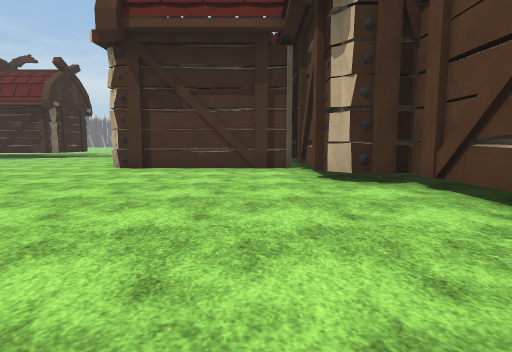
[1] (above)

24 first-person views from a walk through a Unity game level. The camera is 1.2 m above the floor, tilts 6° down and sees 80° across. Doors are open. The floor is counted in squares, 2 m on a side. Each view is taken from the middle of a square. On the plan, view 1 faces up. The plan holds only what a view shows up to about 9 squares ahead; the rest is blank. The place goes on beyond the plan. The terrain is drawn as flat ground. The player is left out. Surface patterns are stand-ins for the level's own textures.

[2]
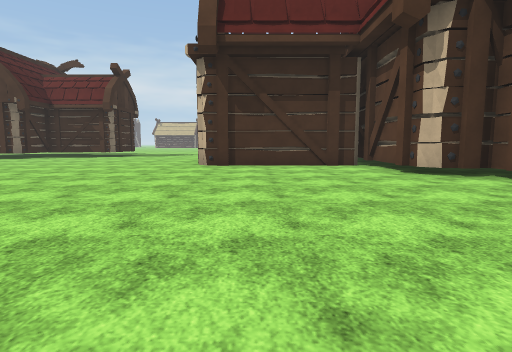

[3]
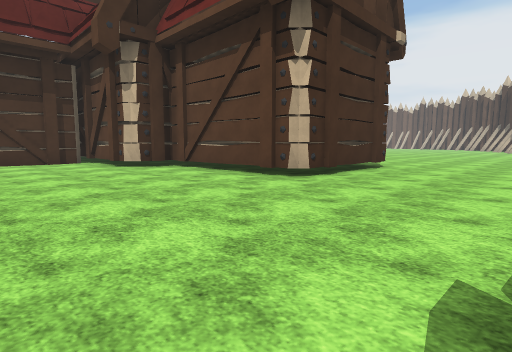

[4]
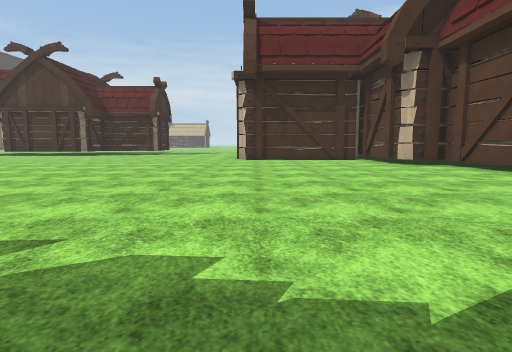

[5]
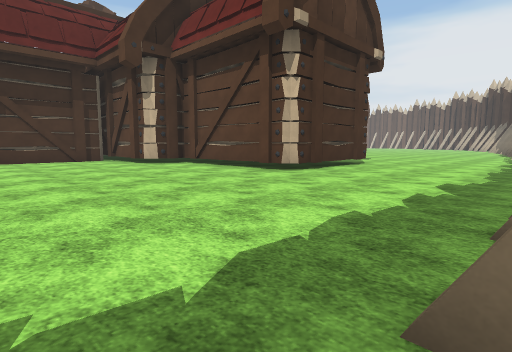

[6]
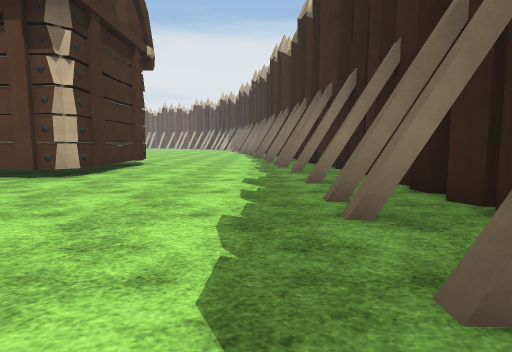

[7]
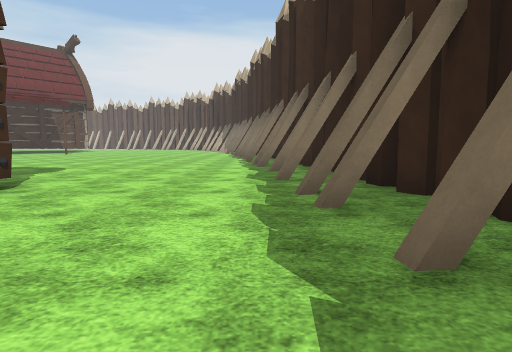

[8]
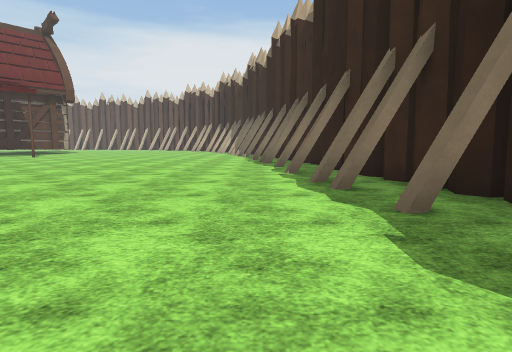

[9]
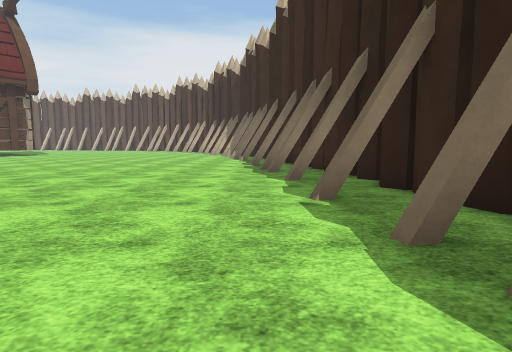

[10]
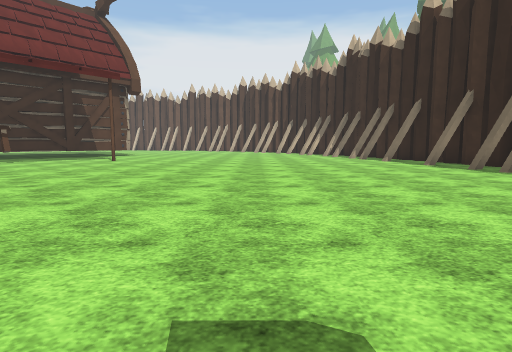

[11]
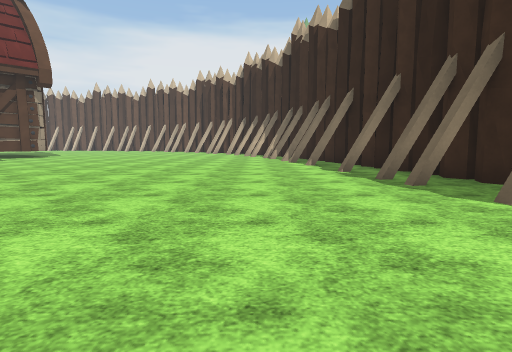

[12]
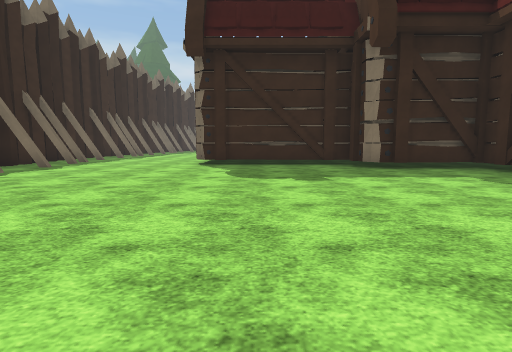

[13]
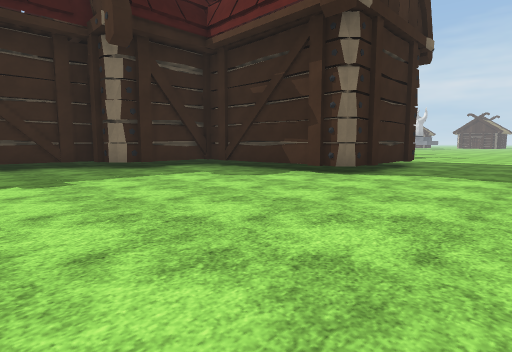

[14]
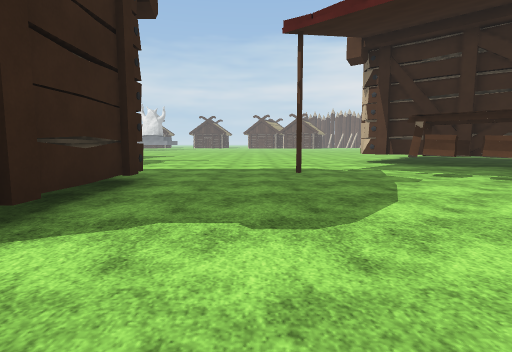

[15]
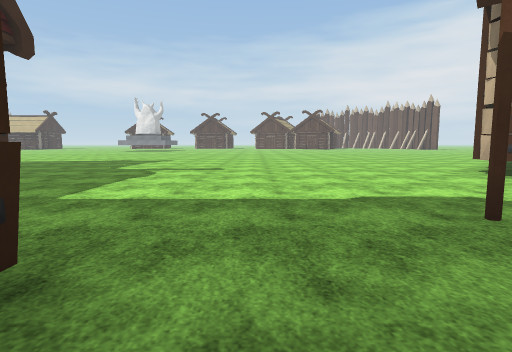

[16]
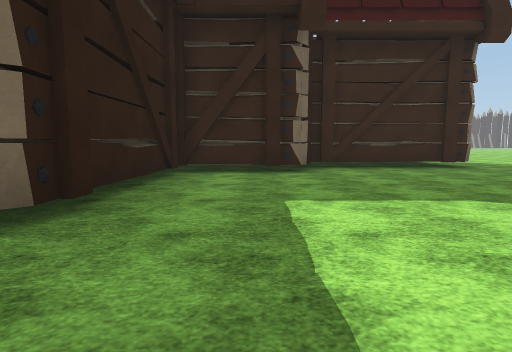

[17]
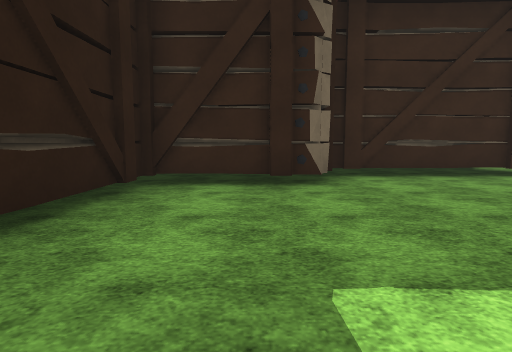

[18]
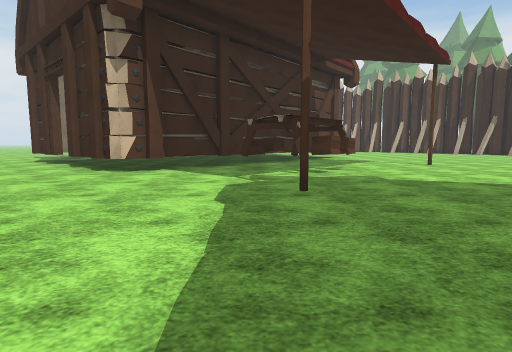

[19]
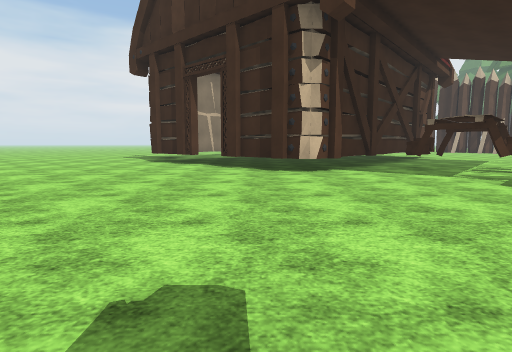

[20]
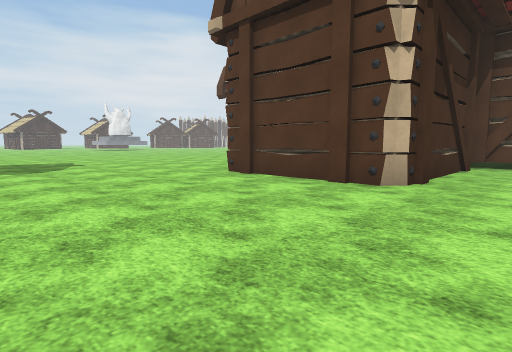

[21]
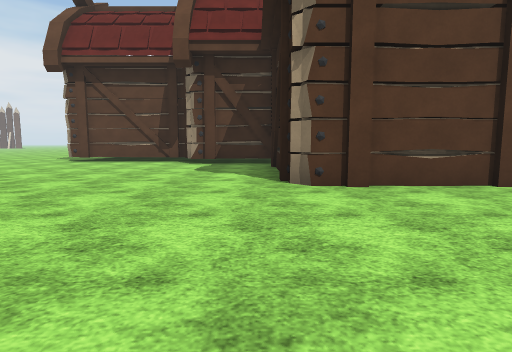

[22]
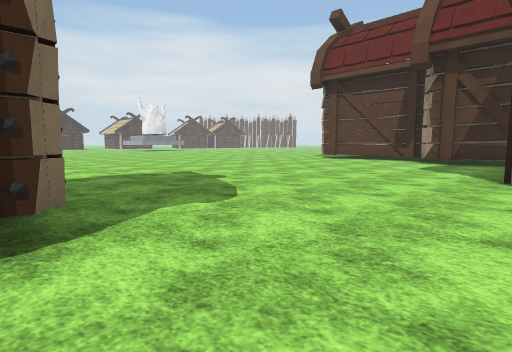

[23]
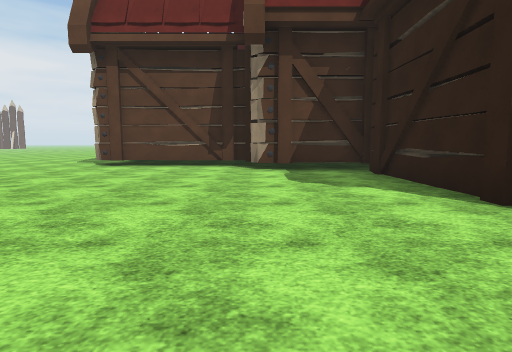

[24]
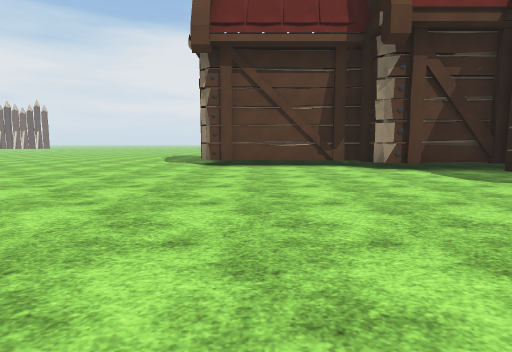

### Floor plan
Key: @ floor where view 1 was taken; # wall or solid block; . floor; D open door; H house; T table.
Columns run from 10 left of view 1 to 20 right of it. Each row starts with its distance up from view 1.
 19    ...........DD.............DD
 18    ..........## H............DD
 17   ...........#  #............##
 16   ...........#  #...........#
 15   ...........#  #...........##
 14   .........H##  #H...........##
 13  #..........    ##..........TT#
 12  ..........H     ##......#.TTT.
 11  ......HHHH#      #H###.....T..
 10   .....#   #          #........
  9   .....#   #          #........
  8  ......#HHHH     ######........
  7  ..........H     #.............
  6   .........H     #.............
  5 ............##  ##.............
  4 .............#  #..............
  3  ............#  #..............
  2   ...........#  #..............
  1    ..........#  #..............
  0    .......@..H.................
 -1     ...........................
 -2      .......................#.#
 -3       ..............###.#.#.###
 -4        .#.#.#.####.##########
 -5         ##############

Positions as (right, up) in squares from view 1, and headings:
1: (0, 0), facing up
2: (-2, -1), facing up
3: (-2, -3), facing up-right
4: (-3, -4), facing up
5: (-3, -4), facing up-right
6: (-3, -3), facing right
7: (2, -3), facing right
8: (6, -2), facing right
9: (9, -2), facing right
10: (9, 3), facing right
11: (11, 0), facing right
12: (15, 2), facing left
13: (15, 2), facing up-left
14: (14, 6), facing up
15: (13, 10), facing up
16: (14, 13), facing left
17: (12, 13), facing left
18: (11, 13), facing right
19: (11, 17), facing right
20: (-8, 6), facing up-right
21: (-8, 12), facing right
22: (-9, 11), facing up-right
23: (-6, 14), facing right
24: (-6, 17), facing right
